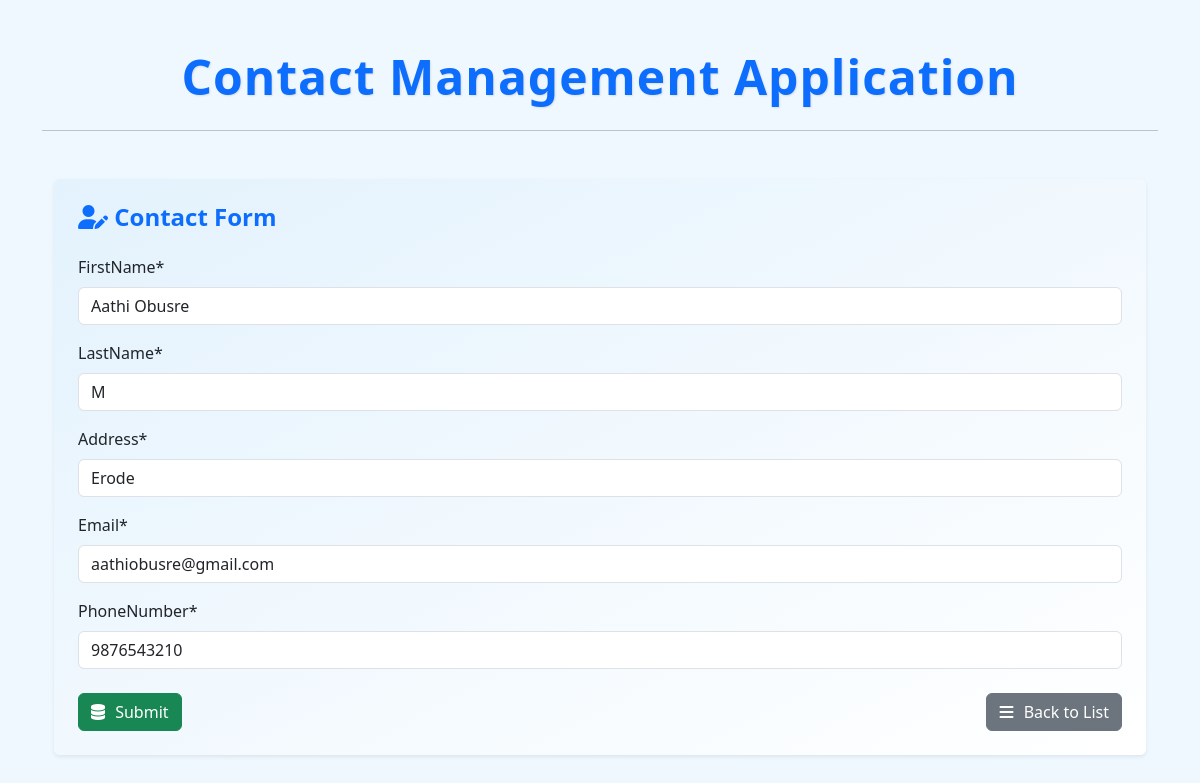
Before: /contacts/5/ with the older database file.
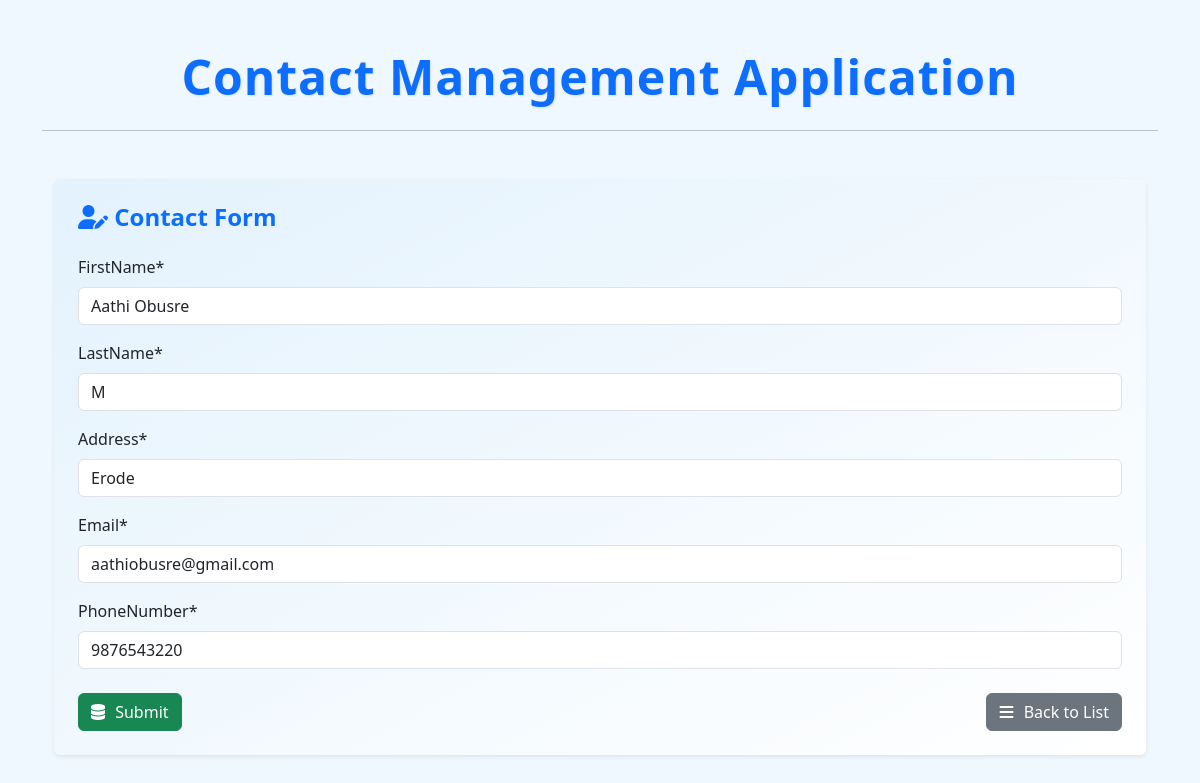
After: the same page with the newer database file.
### contacts/models.py (models this page shows, shortened)
class ContactDetails(models.Model):
    ID = models.BigAutoField(primary_key=True)
    FirstName = models.CharField(max_length=200)
    LastName = models.CharField(max_length=200)
    Address = models.CharField(max_length=200)
    Email = models.EmailField(max_length=200, unique=True)
    PhoneNumber = models.CharField(max_length=10, unique=True)
    class Meta:
        unique_together = ('FirstName','LastName')

### contacts/views.py (the view, shortened to what this page needs)
# urls.py: path('',views.contact_form,name='contact_insert'), #get and post req for insert
def contact_form(request, id=0):
    if request.method == "GET":
        if id == 0:
            form = ContactForm()
        else:
            contact = get_object_or_404(ContactDetails, pk=id)
            form = ContactForm(instance=contact)
        return render(request, "contact_details/contact_form.html", {'form': form})

### contacts/forms.py (shortened to what this page needs)
class ContactForm(forms.ModelForm):
    class Meta:
        model = ContactDetails
        fields = '__all__'

### contacts/templates/contact_details/contact_form.html (shortened to what this page needs)
{% extends "contact_details/base.html" %}
{% load crispy_forms_tags %}
{% block content %}
<div class="container mt-5">
  <div class="card-sky shadow-sm p-4 rounded">
    <h4 class="mb-4 text-primary fw-semibold">
      <i class="fas fa-user-edit"></i> Contact Form
    </h4>
    <form method="post" autocomplete="off">
      {{ form|crispy }}
      <div class="row mt-4">
        <div class="col-md-12 d-flex justify-content-between">
          <button type="submit" class="btn btn-success">
            <i class="fas fa-database"></i> Submit
          </button>
          <a href="{% url 'contact_list' %}" class="btn btn-secondary">
            <i class="fas fa-bars"></i> Back to List
          </a>
        </div>
      </div>
    </form>
  </div>
</div>
{% endblock content %}

Changed rows visible on the page:
changed ContactDetails "Aathi Obusre": PhoneNumber "9876543210" → "9876543220"
